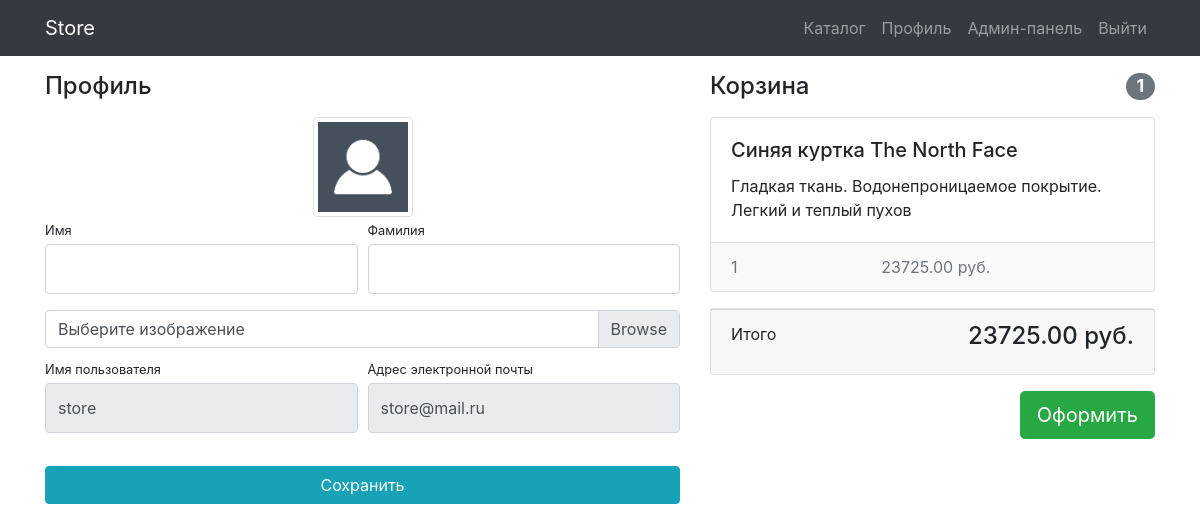
/users/profile/ (signed in), run on the app's committed database.
### users/models.py (models this page shows)
class User(AbstractUser):
    image = models.ImageField(upload_to='users_images', blank=True)

### products/models.py (models this page shows, shortened)
class Basket(models.Model):
    user = models.ForeignKey(User, on_delete=models.CASCADE)
    product = models.ForeignKey(Product, on_delete=models.CASCADE)
    quantity = models.PositiveIntegerField(default=0)
    created_timestamp = models.DateTimeField(auto_now_add=True)
    def sum(self):
        return self.quantity * self.product.price

class Product(models.Model):
    name = models.CharField(max_length=256)
    image = models.ImageField(upload_to='products_images', blank=True)
    description = models.TextField(blank=True)
    short_description = models.CharField(max_length=64, blank=True)
    price = models.DecimalField(max_digits=8, decimal_places=2, default=0.00)
    quantity = models.PositiveIntegerField(default=0)
    category = models.ForeignKey(ProductCategory, on_delete=models.CASCADE) # Если удалится категория

### users/views.py (the view)
# urls.py: path('profile/', profile, name='profile'),
@login_required
@csrf_exempt
def profile(request):
    user = request.user
    if request.method == 'POST':
        form = UserProfileForm(data=request.POST, files=request.FILES, instance=user)
        if form.is_valid():
            form.save()
            return HttpResponseRedirect(reverse('users:profile'))
    else:
        form = UserProfileForm(instance=user)
    baskets = Basket.objects.filter(user=user)
    total_quantity = sum(basket.quantity for basket in baskets)
    total_sum = sum(basket.sum() for basket in baskets)
    context = {
        'title': 'Профиль',
        'form': form,
        'baskets': baskets,
        'total_quantity': total_quantity,
        'total_sum': total_sum
    }
    return render(request, 'users/profile.html', context)

### users/forms.py
class UserProfileForm(UserChangeForm):
    username = forms.CharField(widget=forms.TextInput(attrs={'readonly':True}))
    email = forms.CharField(widget=forms.EmailInput(attrs={'readonly':True}))
    image = forms.ImageField(widget=forms.FileInput(), required=False)
    class Meta:
        model = User
        fields = ('username', 'email', 'first_name', 'last_name', 'image')
    def __init__(self, *args, **kwargs):
        super(UserProfileForm, self).__init__(*args, **kwargs)
        for field_name, field in self.fields.items():
            field.widget.attrs['class'] = 'form-control py-4'
        self.fields['image'].widget.attrs['class'] = 'custom-file-input'

### users/templates/users/profile.html (shortened to what this page needs)
{% extends 'products/base.html' %}
{% load static %}
{% block css %}
<link href="{% static 'css/profile.css'%}" rel="stylesheet">
{% endblock %}
{% block content %}
<div class="container">
    <div class="row">
        <div class="col-lg-7">
            <h4 class="mt-3 mb-3">Профиль</h4>
            <div class="col-lg-12 text-center">
                <img width="100" height="100"
                     src="{% if user.image %} {{ user.image.url }} {% else %} {% static 'vendor/img/users/default-user.png' %} {% endif %}"
                     class="img-thumbnail">
            </div>
            <form action="{% url 'users:profile' %}" method="post" enctype="multipart/form-data">
                <div class="form-row">
                    <div class="col-lg-6">
                        <div class="form-group">
                            <label class="small mb-1" for="{{ form.first_name.id_for_label }}">Имя</label>
                            {{ form.first_name }}
                        </div>
                    </div>
                    <div class="col-lg-6">
                        <div class="form-group">
                            <label class="small mb-1" for="{{ form.last_name.id_for_label }}">Фамилия</label>
                            {{ form.last_name }}
                        </div>
                    </div>
                </div>
                <div class="form-row mb-2">
                    <div class="col-lg-12">
                        <div class="custom-file">
                            <label class="custom-file-label" for="{{ form.image.id_for_label }}">Выберите изображение</label>
                        </div>
                    </div>
                </div>
                <div class="form-row">
                    <div class="col-lg-6">
                        <label class="small mb-1" for="{{ form.username.id_for_label }}">Имя пользователя</label>
                        {{ form.username }}
                    </div>
                    <div class="col-lg-6">
                        <label class="small mb-1" for="{{ form.email.id_for_label }}">Адрес электронной
                            почты</label>
                        {{ form.email }}
                    </div>
                </div>
                <div class="form-row">
                    <div class="col-lg-12" style="margin-top: 33px;">
                        <input class="btn btn-info btn-block" type="submit" value="Сохранить">
                    </div>
                </div>
            </form>
        </div>
        {% include 'products/basket.html' %}
    </div>
</div>
{% endblock %}

### products/templates/products/basket.html (shortened to what this page needs)
{% if baskets %}
     <div class="col-lg-5">
            <h4 class="mt-3 mb-3 d-flex justify-content-between align-items-center mb-3">
                Корзина <span class="badge badge-secondary badge-pill">{{ total_quantity }}</span>
            </h4>
         {% for basket in baskets %}
             <div class="card mb-3">
                <div class="card-body">
                    <h5 class="card-title">{{ basket.product.name }}</h5>
                    <p class="card-text">{{ basket.product.short_description }}</p>
                </div>
                <ul class="list-group list-group-flush">
                    <li class="list-group-item d-flex justify-content-between lh-condensed bg-light">
                        <span class="text-muted">{{ basket.quantity }}</span>
                        <span class="text-muted">{{ basket.sum }} руб.</span>
                    </li>
                </ul>
            </div>
         {% endfor %}
            <div class="card mb-3">
                <div class="card-footer">
                    <p class="float-left">Итого</p>
                    <h4 class="float-right">{{ total_sum }} руб.</h4>
                </div>
            </div>
            <button type="button" class="btn btn-success btn-lg float-right">Оформить</button>
        </div>
{% endif %}

### static/css/profile.css (style rules this page uses)
body { padding-top: 56px; }

### data on the page
User: username "store", email "store@mail.ru"
Basket: product.name "Синяя куртка The North Face", product.short_description "Гладкая ткань. Водонепроницаемое покрытие. Легкий и теплый пухов", quantity "1", sum "23725.00"

### other printed values
{{ total_quantity }} "1"
{{ total_sum }} "23725.00"
